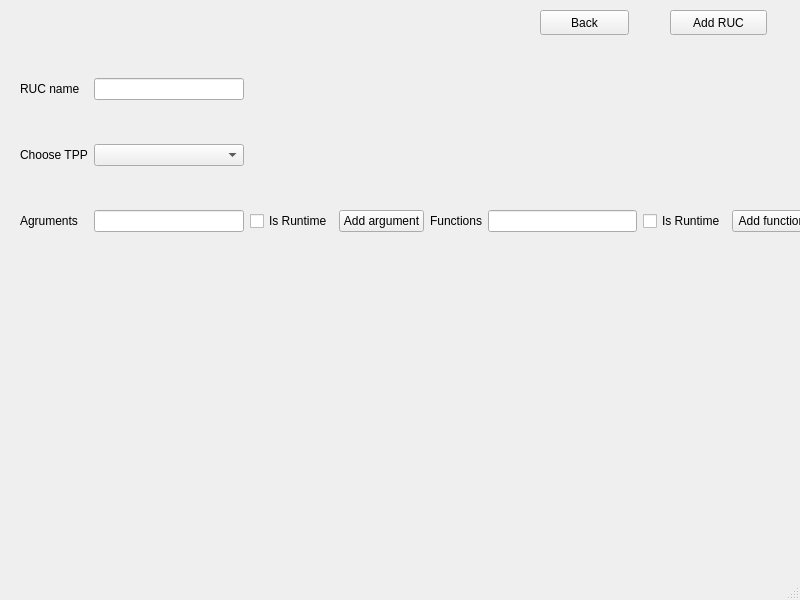
<?xml version="1.0" encoding="UTF-8"?>
<ui version="4.0">
 <class>Add</class>
 <widget class="QMainWindow" name="Add">
  <property name="geometry">
   <rect>
    <x>0</x>
    <y>0</y>
    <width>800</width>
    <height>600</height>
   </rect>
  </property>
  <property name="windowTitle">
   <string>MainWindow</string>
  </property>
  <widget class="QWidget" name="centralwidget">
   <widget class="QWidget" name="gridLayoutWidget">
    <property name="geometry">
     <rect>
      <x>20</x>
      <y>40</y>
      <width>792</width>
      <height>231</height>
     </rect>
    </property>
    <layout class="QGridLayout" name="gridLayout">
     <item row="0" column="1">
      <widget class="QLineEdit" name="RUCNameInput"/>
     </item>
     <item row="2" column="6">
      <widget class="QCheckBox" name="funcIsRuntimecheckBox1">
       <property name="text">
        <string>Is Runtime</string>
       </property>
      </widget>
     </item>
     <item row="1" column="1">
      <widget class="QComboBox" name="ChooseTPPComboBox"/>
     </item>
     <item row="2" column="5">
      <widget class="QLineEdit" name="RUCFunctionInput1"/>
     </item>
     <item row="2" column="4">
      <widget class="QLabel" name="FunctionsLabel">
       <property name="text">
        <string>Functions</string>
       </property>
      </widget>
     </item>
     <item row="2" column="7">
      <widget class="QPushButton" name="addFuncButton">
       <property name="text">
        <string>Add function</string>
       </property>
      </widget>
     </item>
     <item row="2" column="1">
      <widget class="QLineEdit" name="RUCArgumentInput1"/>
     </item>
     <item row="2" column="3">
      <widget class="QPushButton" name="addArgButton">
       <property name="text">
        <string>Add argument</string>
       </property>
      </widget>
     </item>
     <item row="0" column="5">
      <widget class="QLabel" name="Result">
       <property name="text">
        <string/>
       </property>
      </widget>
     </item>
     <item row="0" column="0">
      <widget class="QLabel" name="RUCNameLabel">
       <property name="text">
        <string>RUC name</string>
       </property>
      </widget>
     </item>
     <item row="1" column="0">
      <widget class="QLabel" name="ChooseTPPLabel">
       <property name="text">
        <string>Choose TPP</string>
       </property>
      </widget>
     </item>
     <item row="2" column="0">
      <widget class="QLabel" name="ArgumentsLabel">
       <property name="text">
        <string>Agruments</string>
       </property>
      </widget>
     </item>
     <item row="2" column="2">
      <widget class="QCheckBox" name="argIsRuntimecheckBox1">
       <property name="text">
        <string>Is Runtime</string>
       </property>
      </widget>
     </item>
    </layout>
   </widget>
   <widget class="QPushButton" name="backButton">
    <property name="geometry">
     <rect>
      <x>540</x>
      <y>10</y>
      <width>89</width>
      <height>25</height>
     </rect>
    </property>
    <property name="text">
     <string>Back</string>
    </property>
   </widget>
   <widget class="QPushButton" name="addButton">
    <property name="geometry">
     <rect>
      <x>670</x>
      <y>10</y>
      <width>97</width>
      <height>25</height>
     </rect>
    </property>
    <property name="text">
     <string>Add RUC</string>
    </property>
   </widget>
  </widget>
  <widget class="QMenuBar" name="menubar">
   <property name="geometry">
    <rect>
     <x>0</x>
     <y>0</y>
     <width>800</width>
     <height>22</height>
    </rect>
   </property>
  </widget>
  <widget class="QStatusBar" name="statusbar"/>
 </widget>
 <resources/>
 <connections/>
</ui>
